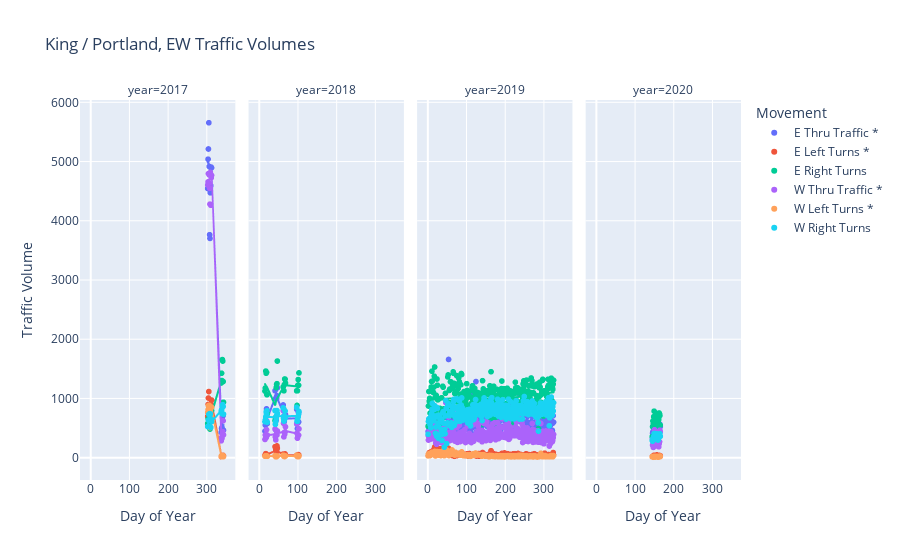

Notebook code cell kept with this figure:
### Code cell
fig = px.scatter(results, 
                 x="doy", 
                 y=["e_thru_vol", "e_left_vol", "e_right_vol", "w_thru_vol", "w_left_vol", "w_right_vol"], 
                 labels={
                     "doy" : "Day of Year", 
                     "value" : "Traffic Volume", 
                     "variable" : "Movement"}, 
                 trendline="lowess", 
                 trendline_options=dict(frac=0.6),
                 facet_col="year",
                 title="King / Portland, EW Traffic Volumes")

varlabels = {
    "e_thru_vol" : "E Thru Traffic *", 
    "e_left_vol" : "E Left Turns *", 
    "e_right_vol" : "E Right Turns", 
    "w_thru_vol" : "W Thru Traffic *", 
    "w_left_vol": "W Left Turns *", 
    "w_right_vol" : "W Right Turns"}

fig.for_each_trace(lambda t: t.update(name = varlabels[t.name], 
                                      legendgroup = varlabels[t.name], 
                                      hovertemplate = t.hovertemplate.replace(t.name, varlabels[t.name])))
fig.show()

### Figure 1 — Plotly figure (JSON) as saved in the notebook; plotly's stock layout.template omitted (floating-point values rounded to 4 significant figures; data arrays with more than 128 entries replaced by an {"elided": "..."} marker saying what was removed)
{"data": [{"hovertemplate": "Movement=E Thru Traffic *<br>year=2017<br>Day of Year=%{x}<br>Traffic Volume=%{y}<extra></extra>", "legendgroup": "E Thru Traffic *", "marker": {"color": "#636efa", "symbol": "circle"}, "mode": "markers", "name": "E Thru Traffic *", "showlegend": true, "type": "scattergl", "x": [303, 304, 305, 306, 307, 308, 309, 310, 311, 312, 313, 338, 339, 340, 341, 342, 343, 344], "xaxis": "x", "y": [4545, 5040, 5212, 5655, 4917, 3764, 3702, 4472, 4593, 4906, 4894, 428, 493, 511, 683, 621, 710, 463], "yaxis": "y"}, {"hovertemplate": "<b>LOWESS trendline</b><br><br>Movement=E Thru Traffic *<br>year=2017<br>Day of Year=%{x}<br>Traffic Volume=%{y} <b>(trend)</b><extra></extra>", "legendgroup": "E Thru Traffic *", "marker": {"color": "#636efa", "symbol": "circle"}, "mode": "lines", "name": "E Thru Traffic *", "showlegend": false, "type": "scattergl", "x": [303, 304, 305, 306, 307, 308, 309, 310, 311, 312, 313, 338, 339, 340, 341, 342, 343, 344], "xaxis": "x", "y": [4980.0, 4988.0, 4980.0, 4955.0, 4911.0, 4846.0, 4783.0, 4769.0, 4762.0, 4770.0, 4794.0, 615.7, 592.1, 574.9, 563.2, 556.3, 553.5, 554.2], "yaxis": "y"}, {"hovertemplate": "Movement=E Thru Traffic *<br>year=2018<br>Day of Year=%{x}<br>Traffic Volume=%{y}<extra></extra>", "legendgroup": "E Thru Traffic *", "marker": {"color": "#636efa", "symbol": "circle"}, "mode": "markers", "name": "E Thru Traffic *", "showlegend": false, "type": "scattergl", "x": [15, 16, 17, 18, 19, 20, 21, 41, 42, 43, 44, 45, 46, 47, 62, 63, 64, 65, 66, 67, 68, 97, 98, 99, 100, 101, 102, 103], "xaxis": "x2", "y": [448, 549, 623, 595, 824, 723, 576, 1130, 474, 1004, 629, 997, 1045, 1179, 890, 696, 586, 610, 699, 731, 729, 818, 595, 491, 584, 775, 603, 764], "yaxis": "y2"}, {"hovertemplate": "<b>LOWESS trendline</b><br><br>Movement=E Thru Traffic *<br>year=2018<br>Day of Year=%{x}<br>Traffic Volume=%{y} <b>(trend)</b><extra></extra>", "legendgroup": "E Thru Traffic *", "marker": {"color": "#636efa", "symbol": "circle"}, "mode": "lines", "name": "E Thru Traffic *", "showlegend": false, "type": "scattergl", "x": [15, 16, 17, 18, 19, 20, 21, 41, 42, 43, 44, 45, 46, 47, 62, 63, 64, 65, 66, 67, 68, 97, 98, 99, 100, 101, 102, 103], "xaxis": "x2", "y": [561.9, 578.8, 595.7, 612.6, 629.5, 646.3, 663.2, 1007.0, 1037.0, 1054.0, 1049.0, 1034.0, 1018.0, 1001.0, 758.8, 742.6, 726.2, 709.7, 692.9, 675.8, 658.3, 665.0, 663.9, 662.8, 661.7, 660.6, 659.5, 658.4], "yaxis": "y2"}, {"hovertemplate": "Movement=E Thru Traffic *<br>year=2019<br>Day of Year=%{x}<br>Traffic Volume=%{y}<extra></extra>", "legendgroup": "E Thru Traffic *", "marker": {"color": "#636efa", "symbol": "circle"}, "mode": "markers", "name": "E Thru Traffic *", "showlegend": false, "type": "scattergl", "x": {"elided": "325 int values"}, "xaxis": "x3", "y": {"elided": "325 int values"}, "yaxis": "y3"}, {"hovertemplate": "<b>LOWESS trendline</b><br><br>Movement=E Thru Traffic *<br>year=2019<br>Day of Year=%{x}<br>Traffic Volume=%{y} <b>(trend)</b><extra></extra>", "legendgroup": "E Thru Traffic *", "marker": {"color": "#636efa", "symbol": "circle"}, "mode": "lines", "name": "E Thru Traffic *", "showlegend": false, "type": "scattergl", "x": {"elided": "325 int values"}, "xaxis": "x3", "y": {"elided": "325 float values"}, "yaxis": "y3"}, {"hovertemplate": "Movement=E Thru Traffic *<br>year=2020<br>Day of Year=%{x}<br>Traffic Volume=%{y}<extra></extra>", "legendgroup": "E Thru Traffic *", "marker": {"color": "#636efa", "symbol": "circle"}, "mode": "markers", "name": "E Thru Traffic *", "showlegend": false, "type": "scattergl", "x": [145, 146, 147, 148, 149, 150, 151, 152, 153, 154, 155, 156, 157, 158, 159, 160, 161, 162, 163, 164, 165, 166], "xaxis": "x4", "y": [337, 412, 441, 407, 490, 512, 559, 465, 401, 379, 472, 489, 498, 561, 433, 376, 386, 408, 572, 553, 564, 524], "yaxis": "y4"}, {"hovertemplate": "<b>LOWESS trendline</b><br><br>Movement=E Thru Traffic *<br>year=2020<br>Day of Year=%{x}<br>Traffic Volume=%{y} <b>(trend)</b><extra></extra>", "legendgroup": "E Thru Traffic *", "marker": {"color": "#636efa", "symbol": "circle"}, "mode": "lines", "name": "E Thru Traffic *", "showlegend": false, "type": "scattergl", "x": [145, 146, 147, 148, 149, 150, 151, 152, 153, 154, 155, 156, 157, 158, 159, 160, 161, 162, 163, 164, 165, 166], "xaxis": "x4", "y": [392.5, 407.9, 421.9, 434.4, 445.5, 455.5, 463.4, 465.2, 467.0, 466.7, 464.7, 461.8, 458.8, 456.0, 457.2, 462.6, 477.7, 489.4, 501.6, 515.7, 531.5, 548.6], "yaxis": "y4"}, {"hovertemplate": "Movement=E Left Turns *<br>year=2017<br>Day of Year=%{x}<br>Traffic Volume=%{y}<extra></extra>", "legendgroup": "E Left Turns *", "marker": {"color": "#EF553B", "symbol": "circle"}, "mode": "markers", "name": "E Left Turns *", "showlegend": true, "type": "scattergl", "x": [303, 304, 305, 306, 307, 308, 309, 310, 311, 312, 313, 338, 339, 340, 341, 342, 343, 344], "xaxis": "x", "y": [696, 897, 1007, 1116, 869, 599, 508, 706, 911, 863, 973, 17, 29, 25, 41, 29, 39, 30], "yaxis": "y"}, {"hovertemplate": "<b>LOWESS trendline</b><br><br>Movement=E Left Turns *<br>year=2017<br>Day of Year=%{x}<br>Traffic Volume=%{y} <b>(trend)</b><extra></extra>", "legendgroup": "E Left Turns *", "marker": {"color": "#EF553B", "symbol": "circle"}, "mode": "lines", "name": "E Left Turns *", "showlegend": false, "type": "scattergl", "x": [303, 304, 305, 306, 307, 308, 309, 310, 311, 312, 313, 338, 339, 340, 341, 342, 343, 344], "xaxis": "x", "y": [928.8, 918.7, 908.5, 899.9, 893.2, 894.4, 888.2, 896.2, 906.5, 917.7, 929.9, 44.86, 39.1, 34.51, 30.92, 28.17, 26.14, 24.72], "yaxis": "y"}, {"hovertemplate": "Movement=E Left Turns *<br>year=2018<br>Day of Year=%{x}<br>Traffic Volume=%{y}<extra></extra>", "legendgroup": "E Left Turns *", "marker": {"color": "#EF553B", "symbol": "circle"}, "mode": "markers", "name": "E Left Turns *", "showlegend": false, "type": "scattergl", "x": [15, 16, 17, 18, 19, 20, 21, 41, 42, 43, 44, 45, 46, 47, 62, 63, 64, 65, 66, 67, 68, 97, 98, 99, 100, 101, 102, 103], "xaxis": "x2", "y": [43, 37, 68, 53, 52, 52, 28, 185, 24, 128, 50, 107, 198, 160, 61, 47, 43, 43, 41, 63, 42, 43, 26, 46, 35, 52, 49, 38], "yaxis": "y2"}, {"hovertemplate": "<b>LOWESS trendline</b><br><br>Movement=E Left Turns *<br>year=2018<br>Day of Year=%{x}<br>Traffic Volume=%{y} <b>(trend)</b><extra></extra>", "legendgroup": "E Left Turns *", "marker": {"color": "#EF553B", "symbol": "circle"}, "mode": "lines", "name": "E Left Turns *", "showlegend": false, "type": "scattergl", "x": [15, 16, 17, 18, 19, 20, 21, 41, 42, 43, 44, 45, 46, 47, 62, 63, 64, 65, 66, 67, 68, 97, 98, 99, 100, 101, 102, 103], "xaxis": "x2", "y": [41.81, 44.39, 46.96, 49.55, 52.13, 54.71, 57.3, 111.3, 118.3, 120.2, 117.8, 114.2, 110.7, 107.3, 57.34, 54.09, 50.87, 47.69, 44.6, 41.69, 39.22, 42.21, 42.06, 41.91, 41.77, 41.62, 41.48, 41.34], "yaxis": "y2"}, {"hovertemplate": "Movement=E Left Turns *<br>year=2019<br>Day of Year=%{x}<br>Traffic Volume=%{y}<extra></extra>", "legendgroup": "E Left Turns *", "marker": {"color": "#EF553B", "symbol": "circle"}, "mode": "markers", "name": "E Left Turns *", "showlegend": false, "type": "scattergl", "x": {"elided": "325 int values"}, "xaxis": "x3", "y": {"elided": "325 int values"}, "yaxis": "y3"}, {"hovertemplate": "<b>LOWESS trendline</b><br><br>Movement=E Left Turns *<br>year=2019<br>Day of Year=%{x}<br>Traffic Volume=%{y} <b>(trend)</b><extra></extra>", "legendgroup": "E Left Turns *", "marker": {"color": "#EF553B", "symbol": "circle"}, "mode": "lines", "name": "E Left Turns *", "showlegend": false, "type": "scattergl", "x": {"elided": "325 int values"}, "xaxis": "x3", "y": {"elided": "325 float values"}, "yaxis": "y3"}, {"hovertemplate": "Movement=E Left Turns *<br>year=2020<br>Day of Year=%{x}<br>Traffic Volume=%{y}<extra></extra>", "legendgroup": "E Left Turns *", "marker": {"color": "#EF553B", "symbol": "circle"}, "mode": "markers", "name": "E Left Turns *", "showlegend": false, "type": "scattergl", "x": [145, 146, 147, 148, 149, 150, 151, 152, 153, 154, 155, 156, 157, 158, 159, 160, 161, 162, 163, 164, 165, 166], "xaxis": "x4", "y": [17, 25, 23, 21, 28, 42, 21, 23, 27, 36, 38, 27, 47, 38, 29, 18, 33, 36, 33, 37, 32, 33], "yaxis": "y4"}, {"hovertemplate": "<b>LOWESS trendline</b><br><br>Movement=E Left Turns *<br>year=2020<br>Day of Year=%{x}<br>Traffic Volume=%{y} <b>(trend)</b><extra></extra>", "legendgroup": "E Left Turns *", "marker": {"color": "#EF553B", "symbol": "circle"}, "mode": "lines", "name": "E Left Turns *", "showlegend": false, "type": "scattergl", "x": [145, 146, 147, 148, 149, 150, 151, 152, 153, 154, 155, 156, 157, 158, 159, 160, 161, 162, 163, 164, 165, 166], "xaxis": "x4", "y": [20.37, 21.35, 22.34, 23.36, 24.41, 25.51, 26.53, 27.82, 29.16, 30.63, 32.05, 32.98, 33.33, 33.48, 33.49, 33.49, 33.53, 33.5, 33.52, 33.58, 33.66, 33.75], "yaxis": "y4"}, {"hovertemplate": "Movement=E Right Turns<br>year=2017<br>Day of Year=%{x}<br>Traffic Volume=%{y}<extra></extra>", "legendgroup": "E Right Turns", "marker": {"color": "#00cc96", "symbol": "circle"}, "mode": "markers", "name": "E Right Turns", "showlegend": true, "type": "scattergl", "x": [303, 304, 305, 306, 307, 308, 309, 310, 311, 312, 313, 338, 339, 340, 341, 342, 343, 344], "xaxis": "x", "y": [577, 654, 649, 739, 670, 610, 483, 637, 658, 702, 797, 1261, 1426, 1302, 1656, 1631, 1285, 935], "yaxis": "y"}, {"hovertemplate": "<b>LOWESS trendline</b><br><br>Movement=E Right Turns<br>year=2017<br>Day of Year=%{x}<br>Traffic Volume=%{y} <b>(trend)</b><extra></extra>", "legendgroup": "E Right Turns", "marker": {"color": "#00cc96", "symbol": "circle"}, "mode": "lines", "name": "E Right Turns", "showlegend": false, "type": "scattergl", "x": [303, 304, 305, 306, 307, 308, 309, 310, 311, 312, 313, 338, 339, 340, 341, 342, 343, 344], "xaxis": "x", "y": [632.2, 638.4, 642.4, 645.0, 646.8, 646.6, 649.0, 666.9, 686.7, 708.9, 734.3, 1297.0, 1302.0, 1305.0, 1308.0, 1310.0, 1311.0, 1312.0], "yaxis": "y"}, {"hovertemplate": "Movement=E Right Turns<br>year=2018<br>Day of Year=%{x}<br>Traffic Volume=%{y}<extra></extra>", "legendgroup": "E Right Turns", "marker": {"color": "#00cc96", "symbol": "circle"}, "mode": "markers", "name": "E Right Turns", "showlegend": false, "type": "scattergl", "x": [15, 16, 17, 18, 19, 20, 21, 41, 42, 43, 44, 45, 46, 47, 62, 63, 64, 65, 66, 67, 68, 97, 98, 99, 100, 101, 102, 103], "xaxis": "x2", "y": [1124, 1176, 1462, 1426, 1440, 1062, 744, 625, 677, 647, 1181, 1238, 1249, 1631, 1194, 829, 1129, 1231, 1328, 1326, 1260, 1128, 882, 1129, 1222, 1319, 1222, 1431], "yaxis": "y2"}, {"hovertemplate": "<b>LOWESS trendline</b><br><br>Movement=E Right Turns<br>year=2018<br>Day of Year=%{x}<br>Traffic Volume=%{y} <b>(trend)</b><extra></extra>", "legendgroup": "E Right Turns", "marker": {"color": "#00cc96", "symbol": "circle"}, "mode": "lines", "name": "E Right Turns", "showlegend": false, "type": "scattergl", "x": [15, 16, 17, 18, 19, 20, 21, 41, 42, 43, 44, 45, 46, 47, 62, 63, 64, 65, 66, 67, 68, 97, 98, 99, 100, 101, 102, 103], "xaxis": "x2", "y": [1242.0, 1232.0, 1221.0, 1211.0, 1200.0, 1190.0, 1180.0, 889.2, 899.8, 938.9, 968.2, 982.0, 992.7, 1004.0, 1184.0, 1195.0, 1204.0, 1212.0, 1218.0, 1222.0, 1224.0, 1203.0, 1204.0, 1204.0, 1204.0, 1205.0, 1205.0, 1205.0], "yaxis": "y2"}, {"hovertemplate": "Movement=E Right Turns<br>year=2019<br>Day of Year=%{x}<br>Traffic Volume=%{y}<extra></extra>", "legendgroup": "E Right Turns", "marker": {"color": "#00cc96", "symbol": "circle"}, "mode": "markers", "name": "E Right Turns", "showlegend": false, "type": "scattergl", "x": {"elided": "325 int values"}, "xaxis": "x3", "y": {"elided": "325 int values"}, "yaxis": "y3"}, {"hovertemplate": "<b>LOWESS trendline</b><br><br>Movement=E Right Turns<br>year=2019<br>Day of Year=%{x}<br>Traffic Volume=%{y} <b>(trend)</b><extra></extra>", "legendgroup": "E Right Turns", "marker": {"color": "#00cc96", "symbol": "circle"}, "mode": "lines", "name": "E Right Turns", "showlegend": false, "type": "scattergl", "x": {"elided": "325 int values"}, "xaxis": "x3", "y": {"elided": "325 float values"}, "yaxis": "y3"}, {"hovertemplate": "Movement=E Right Turns<br>year=2020<br>Day of Year=%{x}<br>Traffic Volume=%{y}<extra></extra>", "legendgroup": "E Right Turns", "marker": {"color": "#00cc96", "symbol": "circle"}, "mode": "markers", "name": "E Right Turns", "showlegend": false, "type": "scattergl", "x": [145, 146, 147, 148, 149, 150, 151, 152, 153, 154, 155, 156, 157, 158, 159, 160, 161, 162, 163, 164, 165, 166], "xaxis": "x4", "y": [354, 524, 619, 576, 692, 785, 559, 441, 596, 615, 667, 641, 745, 609, 527, 591, 628, 647, 754, 737, 711, 549], "yaxis": "y4"}, {"hovertemplate": "<b>LOWESS trendline</b><br><br>Movement=E Right Turns<br>year=2020<br>Day of Year=%{x}<br>Traffic Volume=%{y} <b>(trend)</b><extra></extra>", "legendgroup": "E Right Turns", "marker": {"color": "#00cc96", "symbol": "circle"}, "mode": "lines", "name": "E Right Turns", "showlegend": false, "type": "scattergl", "x": [145, 146, 147, 148, 149, 150, 151, 152, 153, 154, 155, 156, 157, 158, 159, 160, 161, 162, 163, 164, 165, 166], "xaxis": "x4", "y": [529.7, 544.7, 557.8, 570.1, 582.2, 594.7, 605.0, 609.7, 612.5, 616.1, 621.7, 625.4, 626.4, 627.5, 630.9, 636.8, 649.5, 657.6, 666.0, 675.7, 686.2, 696.5], "yaxis": "y4"}, {"hovertemplate": "Movement=W Thru Traffic *<br>year=2017<br>Day of Year=%{x}<br>Traffic Volume=%{y}<extra></extra>", "legendgroup": "W Thru Traffic *", "marker": {"color": "#ab63fa", "symbol": "circle"}, "mode": "markers", "name": "W Thru Traffic *", "showlegend": true, "type": "scattergl", "x": [303, 304, 305, 306, 307, 308, 309, 310, 311, 312, 313, 338, 339, 340, 341, 342, 343, 344], "xaxis": "x", "y": [4604, 4656, 4796, 4636, 4776, 4549, 4281, 4816, 4262, 4725, 4767, 284, 338, 325, 392, 438, 622, 385], "yaxis": "y"}, {"hovertemplate": "<b>LOWESS trendline</b><br><br>Movement=W Thru Traffic *<br>year=2017<br>Day of Year=%{x}<br>Traffic Volume=%{y} <b>(trend)</b><extra></extra>", "legendgroup": "W Thru Traffic *", "marker": {"color": "#ab63fa", "symbol": "circle"}, "mode": "lines", "name": "W Thru Traffic *", "showlegend": false, "type": "scattergl", "x": [303, 304, 305, 306, 307, 308, 309, 310, 311, 312, 313, 338, 339, 340, 341, 342, 343, 344], "xaxis": "x", "y": [4655.0, 4664.0, 4670.0, 4678.0, 4684.0, 4695.0, 4703.0, 4716.0, 4732.0, 4749.0, 4766.0, 442.2, 418.2, 401.5, 391.1, 386.2, 385.9, 389.8], "yaxis": "y"}, {"hovertemplate": "Movement=W Thru Traffic *<br>year=2018<br>Day of Year=%{x}<br>Traffic Volume=%{y}<extra></extra>", "legendgroup": "W Thru Traffic *", "marker": {"color": "#ab63fa", "symbol": "circle"}, "mode": "markers", "name": "W Thru Traffic *", "showlegend": false, "type": "scattergl", "x": [15, 16, 17, 18, 19, 20, 21, 41, 42, 43, 44, 45, 46, 47, 62, 63, 64, 65, 66, 67, 68, 97, 98, 99, 100, 101, 102, 103], "xaxis": "x2", "y": [308, 384, 344, 338, 472, 615, 380, 484, 349, 300, 391, 448, 383, 451, 794, 580, 351, 426, 397, 433, 521, 570, 412, 329, 353, 383, 380, 486], "yaxis": "y2"}, {"hovertemplate": "<b>LOWESS trendline</b><br><br>Movement=W Thru Traffic *<br>year=2018<br>Day of Year=%{x}<br>Traffic Volume=%{y} <b>(trend)</b><extra></extra>", "legendgroup": "W Thru Traffic *", "marker": {"color": "#ab63fa", "symbol": "circle"}, "mode": "lines", "name": "W Thru Traffic *", "showlegend": false, "type": "scattergl", "x": [15, 16, 17, 18, 19, 20, 21, 41, 42, 43, 44, 45, 46, 47, 62, 63, 64, 65, 66, 67, 68, 97, 98, 99, 100, 101, 102, 103], "xaxis": "x2", "y": [369.3, 370.6, 371.8, 373.0, 374.2, 375.4, 376.6, 396.7, 395.4, 397.5, 401.2, 403.7, 405.5, 407.4, 438.2, 440.3, 442.3, 444.4, 446.3, 448.1, 449.6, 408.6, 407.5, 406.3, 405.1, 403.9, 402.7, 401.5], "yaxis": "y2"}, {"hovertemplate": "Movement=W Thru Traffic *<br>year=2019<br>Day of Year=%{x}<br>Traffic Volume=%{y}<extra></extra>", "legendgroup": "W Thru Traffic *", "marker": {"color": "#ab63fa", "symbol": "circle"}, "mode": "markers", "name": "W Thru Traffic *", "showlegend": false, "type": "scattergl", "x": {"elided": "325 int values"}, "xaxis": "x3", "y": {"elided": "325 int values"}, "yaxis": "y3"}, {"hovertemplate": "<b>LOWESS trendline</b><br><br>Movement=W Thru Traffic *<br>year=2019<br>Day of Year=%{x}<br>Traffic Volume=%{y} <b>(trend)</b><extra></extra>", "legendgroup": "W Thru Traffic *", "marker": {"color": "#ab63fa", "symbol": "circle"}, "mode": "lines", "name": "W Thru Traffic *", "showlegend": false, "type": "scattergl", "x": {"elided": "325 int values"}, "xaxis": "x3", "y": {"elided": "325 float values"}, "yaxis": "y3"}, {"hovertemplate": "Movement=W Thru Traffic *<br>year=2020<br>Day of Year=%{x}<br>Traffic Volume=%{y}<extra></extra>", "legendgroup": "W Thru Traffic *", "marker": {"color": "#ab63fa", "symbol": "circle"}, "mode": "markers", "name": "W Thru Traffic *", "showlegend": false, "type": "scattergl", "x": [145, 146, 147, 148, 149, 150, 151, 152, 153, 154, 155, 156, 157, 158, 159, 160, 161, 162, 163, 164, 165, 166], "xaxis": "x4", "y": [306, 211, 228, 173, 206, 247, 471, 425, 225, 198, 214, 243, 221, 426, 427, 236, 229, 184, 236, 269, 464, 435], "yaxis": "y4"}, {"hovertemplate": "<b>LOWESS trendline</b><br><br>Movement=W Thru Traffic *<br>year=2020<br>Day of Year=%{x}<br>Traffic Volume=%{y} <b>(trend)</b><extra></extra>", "legendgroup": "W Thru Traffic *", "marker": {"color": "#ab63fa", "symbol": "circle"}, "mode": "lines", "name": "W Thru Traffic *", "showlegend": false, "type": "scattergl", "x": [145, 146, 147, 148, 149, 150, 151, 152, 153, 154, 155, 156, 157, 158, 159, 160, 161, 162, 163, 164, 165, 166], "xaxis": "x4", "y": [230.4, 236.3, 242.4, 248.0, 252.3, 255.3, 261.1, 263.3, 266.4, 268.0, 267.8, 268.7, 270.1, 270.9, 271.4, 273.4, 285.3, 300.7, 315.4, 330.8, 348.1, 368.1], "yaxis": "y4"}, {"hovertemplate": "Movement=W Left Turns *<br>year=2017<br>Day of Year=%{x}<br>Traffic Volume=%{y}<extra></extra>", "legendgroup": "W Left Turns *", "marker": {"color": "#FFA15A", "symbol": "circle"}, "mode": "markers", "name": "W Left Turns *", "showlegend": true, "type": "scattergl", "x": [303, 304, 305, 306, 307, 308, 309, 310, 311, 312, 313, 338, 339, 340, 341, 342, 343, 344], "xaxis": "x", "y": [762, 809, 879, 832, 884, 636, 506, 777, 731, 842, 854, 22, 33, 21, 17, 35, 34, 18], "yaxis": "y"}, {"hovertemplate": "<b>LOWESS trendline</b><br><br>Movement=W Left Turns *<br>year=2017<br>Day of Year=%{x}<br>Traffic Volume=%{y} <b>(trend)</b><extra></extra>", "legendgroup": "W Left Turns *", "marker": {"color": "#FFA15A", "symbol": "circle"}, "mode": "lines", "name": "W Left Turns *", "showlegend": false, "type": "scattergl", "x": [303, 304, 305, 306, 307, 308, 309, 310, 311, 312, 313, 338, 339, 340, 341, 342, 343, 344], "xaxis": "x", "y": [797.0, 812.2, 823.8, 831.2, 832.2, 821.4, 817.6, 819.2, 818.8, 819.7, 823.6, 44.91, 37.76, 31.66, 26.46, 22.02, 18.23, 15.0], "yaxis": "y"}, {"hovertemplate": "Movement=W Left Turns *<br>year=2018<br>Day of Year=%{x}<br>Traffic Volume=%{y}<extra></extra>", "legendgroup": "W Left Turns *", "marker": {"color": "#FFA15A", "symbol": "circle"}, "mode": "markers", "name": "W Left Turns *", "showlegend": false, "type": "scattergl", "x": [15, 16, 17, 18, 19, 20, 21, 41, 42, 43, 44, 45, 46, 47, 62, 63, 64, 65, 66, 67, 68, 97, 98, 99, 100, 101, 102, 103], "xaxis": "x2", "y": [24, 31, 24, 25, 33, 28, 23, 35, 27, 15, 14, 23, 23, 28, 40, 40, 21, 34, 19, 31, 29, 42, 24, 19, 21, 34, 18, 28], "yaxis": "y2"}, {"hovertemplate": "<b>LOWESS trendline</b><br><br>Movement=W Left Turns *<br>year=2018<br>Day of Year=%{x}<br>Traffic Volume=%{y} <b>(trend)</b><extra></extra>", "legendgroup": "W Left Turns *", "marker": {"color": "#FFA15A", "symbol": "circle"}, "mode": "lines", "name": "W Left Turns *", "showlegend": false, "type": "scattergl", "x": [15, 16, 17, 18, 19, 20, 21, 41, 42, 43, 44, 45, 46, 47, 62, 63, 64, 65, 66, 67, 68, 97, 98, 99, 100, 101, 102, 103], "xaxis": "x2", "y": [27.12, 27.01, 26.89, 26.77, 26.65, 26.53, 26.41, 23.88, 23.5, 23.39, 23.69, 24.11, 24.49, 24.83, 29.26, 29.57, 29.88, 30.2, 30.5, 30.76, 30.91, 24.9, 24.73, 24.57, 24.4, 24.23, 24.07, 23.9], "yaxis": "y2"}, {"hovertemplate": "Movement=W Left Turns *<br>year=2019<br>Day of Year=%{x}<br>Traffic Volume=%{y}<extra></extra>", "legendgroup": "W Left Turns *", "marker": {"color": "#FFA15A", "symbol": "circle"}, "mode": "markers", "name": "W Left Turns *", "showlegend": false, "type": "scattergl", "x": {"elided": "325 int values"}, "xaxis": "x3", "y": {"elided": "325 int values"}, "yaxis": "y3"}, {"hovertemplate": "<b>LOWESS trendline</b><br><br>Movement=W Left Turns *<br>year=2019<br>Day of Year=%{x}<br>Traffic Volume=%{y} <b>(trend)</b><extra></extra>", "legendgroup": "W Left Turns *", "marker": {"color": "#FFA15A", "symbol": "circle"}, "mode": "lines", "name": "W Left Turns *", "showlegend": false, "type": "scattergl", "x": {"elided": "325 int values"}, "xaxis": "x3", "y": {"elided": "325 float values"}, "yaxis": "y3"}, {"hovertemplate": "Movement=W Left Turns *<br>year=2020<br>Day of Year=%{x}<br>Traffic Volume=%{y}<extra></extra>", "legendgroup": "W Left Turns *", "marker": {"color": "#FFA15A", "symbol": "circle"}, "mode": "markers", "name": "W Left Turns *", "showlegend": false, "type": "scattergl", "x": [145, 146, 147, 148, 149, 150, 151, 152, 153, 154, 155, 156, 157, 158, 159, 160, 161, 162, 163, 164, 165, 166], "xaxis": "x4", "y": [14, 19, 15, 7, 16, 14, 24, 22, 11, 16, 17, 22, 13, 17, 22, 10, 9, 11, 16, 18, 28, 18], "yaxis": "y4"}, {"hovertemplate": "<b>LOWESS trendline</b><br><br>Movement=W Left Turns *<br>year=2020<br>Day of Year=%{x}<br>Traffic Volume=%{y} <b>(trend)</b><extra></extra>", "legendgroup": "W Left Turns *", "marker": {"color": "#FFA15A", "symbol": "circle"}, "mode": "lines", "name": "W Left Turns *", "showlegend": false, "type": "scattergl", "x": [145, 146, 147, 148, 149, 150, 151, 152, 153, 154, 155, 156, 157, 158, 159, 160, 161, 162, 163, 164, 165, 166], "xaxis": "x4", "y": [14.4, 14.75, 15.13, 15.5, 15.82, 16.06, 16.31, 16.86, 17.32, 17.37, 17.17, 16.74, 16.2, 15.57, 14.96, 14.69, 15.44, 16.11, 16.75, 17.48, 18.34, 19.33], "yaxis": "y4"}, {"hovertemplate": "Movement=W Right Turns<br>year=2017<br>Day of Year=%{x}<br>Traffic Volume=%{y}<extra></extra>", "legendgroup": "W Right Turns", "marker": {"color": "#19d3f3", "symbol": "circle"}, "mode": "markers", "name": "W Right Turns", "showlegend": true, "type": "scattergl", "x": [303, 304, 305, 306, 307, 308, 309, 310, 311, 312, 313, 338, 339, 340, 341, 342, 343, 344], "xaxis": "x", "y": [525, 524, 634, 732, 641, 743, 517, 739, 512, 653, 607, 781, 808, 742, 886, 895, 864, 735], "yaxis": "y"}, {"hovertemplate": "<b>LOWESS trendline</b><br><br>Movement=W Right Turns<br>year=2017<br>Day of Year=%{x}<br>Traffic Volume=%{y} <b>(trend)</b><extra></extra>", "legendgroup": "W Right Turns", "marker": {"color": "#19d3f3", "symbol": "circle"}, "mode": "lines", "name": "W Right Turns", "showlegend": false, "type": "scattergl", "x": [303, 304, 305, 306, 307, 308, 309, 310, 311, 312, 313, 338, 339, 340, 341, 342, 343, 344], "xaxis": "x", "y": [547.4, 576.6, 602.6, 626.2, 649.3, 652.2, 645.3, 634.3, 623.3, 612.2, 601.7, 798.6, 805.0, 811.1, 817.0, 822.9, 828.7, 834.5], "yaxis": "y"}, {"hovertemplate": "Movement=W Right Turns<br>year=2018<br>Day of Year=%{x}<br>Traffic Volume=%{y}<extra></extra>", "legendgroup": "W Right Turns", "marker": {"color": "#19d3f3", "symbol": "circle"}, "mode": "markers", "name": "W Right Turns", "showlegend": false, "type": "scattergl", "x": [15, 16, 17, 18, 19, 20, 21, 41, 42, 43, 44, 45, 46, 47, 62, 63, 64, 65, 66, 67, 68, 97, 98, 99, 100, 101, 102, 103], "xaxis": "x2", "y": [607, 636, 690, 773, 735, 792, 599, 794, 563, 611, 663, 708, 795, 746, 841, 665, 617, 704, 653, 788, 681, 848, 616, 615, 663, 692, 734, 780], "yaxis": "y2"}, {"hovertemplate": "<b>LOWESS trendline</b><br><br>Movement=W Right Turns<br>year=2018<br>Day of Year=%{x}<br>Traffic Volume=%{y} <b>(trend)</b><extra></extra>", "legendgroup": "W Right Turns", "marker": {"color": "#19d3f3", "symbol": "circle"}, "mode": "lines", "name": "W Right Turns", "showlegend": false, "type": "scattergl", "x": [15, 16, 17, 18, 19, 20, 21, 41, 42, 43, 44, 45, 46, 47, 62, 63, 64, 65, 66, 67, 68, 97, 98, 99, 100, 101, 102, 103], "xaxis": "x2", "y": [685.9, 686.3, 686.7, 687.1, 687.5, 687.9, 688.3, 683.4, 684.2, 690.2, 695.1, 697.1, 697.9, 698.3, 704.3, 704.6, 704.6, 704.5, 704.0, 702.8, 700.4, 704.6, 704.7, 704.9, 705.0, 705.1, 705.3, 705.4], "yaxis": "y2"}, {"hovertemplate": "Movement=W Right Turns<br>year=2019<br>Day of Year=%{x}<br>Traffic Volume=%{y}<extra></extra>", "legendgroup": "W Right Turns", "marker": {"color": "#19d3f3", "symbol": "circle"}, "mode": "markers", "name": "W Right Turns", "showlegend": false, "type": "scattergl", "x": {"elided": "325 int values"}, "xaxis": "x3", "y": {"elided": "325 int values"}, "yaxis": "y3"}, {"hovertemplate": "<b>LOWESS trendline</b><br><br>Movement=W Right Turns<br>year=2019<br>Day of Year=%{x}<br>Traffic Volume=%{y} <b>(trend)</b><extra></extra>", "legendgroup": "W Right Turns", "marker": {"color": "#19d3f3", "symbol": "circle"}, "mode": "lines", "name": "W Right Turns", "showlegend": false, "type": "scattergl", "x": {"elided": "325 int values"}, "xaxis": "x3", "y": {"elided": "325 float values"}, "yaxis": "y3"}, {"hovertemplate": "Movement=W Right Turns<br>year=2020<br>Day of Year=%{x}<br>Traffic Volume=%{y}<extra></extra>", "legendgroup": "W Right Turns", "marker": {"color": "#19d3f3", "symbol": "circle"}, "mode": "markers", "name": "W Right Turns", "showlegend": false, "type": "scattergl", "x": [145, 146, 147, 148, 149, 150, 151, 152, 153, 154, 155, 156, 157, 158, 159, 160, 161, 162, 163, 164, 165, 166], "xaxis": "x4", "y": [294, 278, 322, 312, 356, 407, 408, 338, 325, 354, 403, 365, 360, 401, 373, 297, 304, 343, 367, 362, 402, 360], "yaxis": "y4"}, {"hovertemplate": "<b>LOWESS trendline</b><br><br>Movement=W Right Turns<br>year=2020<br>Day of Year=%{x}<br>Traffic Volume=%{y} <b>(trend)</b><extra></extra>", "legendgroup": "W Right Turns", "marker": {"color": "#19d3f3", "symbol": "circle"}, "mode": "lines", "name": "W Right Turns", "showlegend": false, "type": "scattergl", "x": [145, 146, 147, 148, 149, 150, 151, 152, 153, 154, 155, 156, 157, 158, 159, 160, 161, 162, 163, 164, 165, 166], "xaxis": "x4", "y": [293.7, 304.8, 315.2, 324.9, 334.1, 343.3, 353.1, 359.5, 363.1, 363.8, 364.4, 365.2, 363.7, 359.8, 356.4, 354.4, 356.9, 358.4, 360.0, 362.2, 365.0, 368.5], "yaxis": "y4"}], "layout": {"annotations": [{"font": {}, "showarrow": false, "text": "year=2017", "x": 0.1175, "xanchor": "center", "xref": "paper", "y": 1, "yanchor": "bottom", "yref": "paper"}, {"font": {}, "showarrow": false, "text": "year=2018", "x": 0.3725, "xanchor": "center", "xref": "paper", "y": 1, "yanchor": "bottom", "yref": "paper"}, {"font": {}, "showarrow": false, "text": "year=2019", "x": 0.6275, "xanchor": "center", "xref": "paper", "y": 1, "yanchor": "bottom", "yref": "paper"}, {"font": {}, "showarrow": false, "text": "year=2020", "x": 0.8825, "xanchor": "center", "xref": "paper", "y": 1, "yanchor": "bottom", "yref": "paper"}], "legend": {"title": {"text": "Movement"}, "tracegroupgap": 0}, "title": {"text": "King / Portland, EW Traffic Volumes"}, "xaxis": {"anchor": "y", "domain": [0, 0.235], "title": {"text": "Day of Year"}}, "xaxis2": {"anchor": "y2", "domain": [0.255, 0.49], "matches": "x", "title": {"text": "Day of Year"}}, "xaxis3": {"anchor": "y3", "domain": [0.51, 0.745], "matches": "x", "title": {"text": "Day of Year"}}, "xaxis4": {"anchor": "y4", "domain": [0.765, 1.0], "matches": "x", "title": {"text": "Day of Year"}}, "yaxis": {"anchor": "x", "domain": [0, 1], "title": {"text": "Traffic Volume"}}, "yaxis2": {"anchor": "x2", "domain": [0, 1], "matches": "y", "showticklabels": false}, "yaxis3": {"anchor": "x3", "domain": [0, 1], "matches": "y", "showticklabels": false}, "yaxis4": {"anchor": "x4", "domain": [0, 1], "matches": "y", "showticklabels": false}}}
